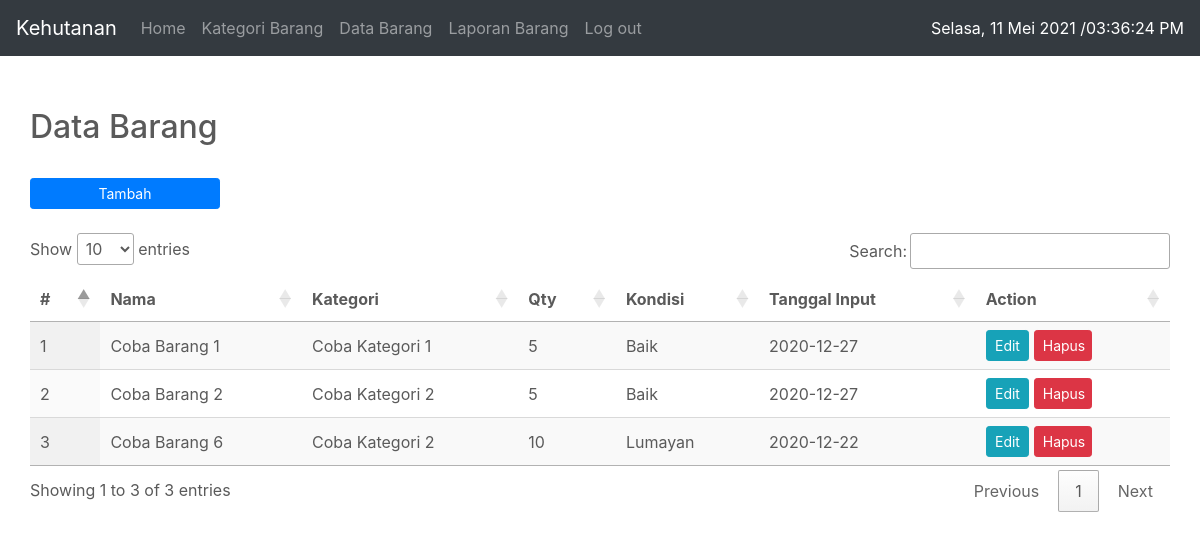
Page /data_barang.php (signed in) on the committed database.
### tables this page shows
CREATE TABLE `data_barang` (
  `id` int(11) NOT NULL,
  `id_kategori` varchar(255) DEFAULT NULL,
  `nama_barang` varchar(255) DEFAULT NULL,
  `qty` int(11) DEFAULT NULL,
  `kondisi` varchar(255) DEFAULT NULL,
  `tanggal_input` date DEFAULT NULL
);

CREATE TABLE `kategori_barang` (
  `id` int(11) NOT NULL,
  `nama` varchar(255) NOT NULL
);

### data_barang.php (the view, shortened to what this page needs)
<?php include("./header.php"); ?>
<div class="container">
    <h2>Data Barang</h2>
    <br />
    <a href="./data_barang_tambah.php" class="btn btn-sm btn-primary btn-block col-md-2" type="button" style="color: white;">Tambah</button></a>
    <br />
    <table id="myTable" class="display" style="width: 100%;">
        <thead>
            <tr>
                <th>#</th>
                <th>Nama</th>
                <th>Kategori</th>
                <th>Qty</th>
                <th>Kondisi</th>
                <th>Tanggal Input</th>
                <th>Action</th>
            </tr>
        </thead>
        <tbody>
            <?php
            $sqll_1 = "SELECT `brg`.`id` AS `id_barang`, `brg`.`id_kategori` AS `id_kategori`, `brg`.`nama_barang` AS `nama_barang`, `ktg`.`nama` AS `nama_kategori`, `brg`.`qty` AS `qty`, `brg`.`kondisi` AS `kondisi`, `brg`.`tanggal_input` AS `tanggal_input`
            FROM `data_barang` AS `brg` INNER JOIN `kategori_barang` AS `ktg` ON `ktg`.`id` = `brg`.`id_kategori`;";
            $resultt_1 = $conn->query($sqll_1);
            $seq_number = 1;
            while ($hasill_1 = $resultt_1->fetch_assoc()) {
            ?>
                <tr>
                    <td><?= $seq_number; ?></td>
                    <td><?= $hasill_1['nama_barang']; ?></td>
                    <td><?= $hasill_1['nama_kategori'] ?></td>
                    <td><?= $hasill_1['qty']; ?></td>
                    <td><?= $hasill_1['kondisi']; ?></td>
                    <td><?= $hasill_1['tanggal_input']; ?></td>
                    <td>
                        <a href="./data_barang_edit.php?id_barang=<?= $hasill_1['id_barang']; ?>"><button class="btn btn-sm btn-info col-md-3" type="button">Edit</button></a>
                        <a href="./core/process.php?action=hapus_barang&id_barang=<?= $hasill_1['id_barang']; ?>" onclick="return confirm('Anda yakin ingin menghapus data barang ini?')"><button class="btn btn-sm btn-danger col-md-4" type="button">Hapus</button></a>
                    </td>
                </tr>
                <?php $seq_number++; ?>
            <?php } ?>
        </tbody>
    </table>
</div>
<?php include("./footer.php"); ?>

### header.php (shortened to what this page needs)
<!doctype html>
<html lang="en">
<head>
    <link href="./css-js/css/bootstrap.min.css" rel="stylesheet">
    <link href="./css-js/css/carousel.css" rel="stylesheet">
    <link rel="stylesheet" type="text/css" href="https://cdn.datatables.net/1.10.22/css/jquery.dataTables.min.css">
</head>
<body>
    <header>
        <nav class="navbar navbar-expand-md navbar-dark fixed-top bg-dark">
            <a class="navbar-brand" href="./index.php">Kehutanan</a>
            <div class="collapse navbar-collapse" id="navbarCollapse">
                <ul class="navbar-nav mr-auto">
                    <li class="nav-item">
                        <a class="nav-link" href="./index.php">Home <span class="sr-only">(current)</span></a>
                    </li>
                    <?php if (!empty($_SESSION['id_user'])) { ?>
                        <li class="nav-item">
                            <a class="nav-link" href="./kategori.php">Kategori Barang</a>
                        </li>
                        <li class="nav-item">
                            <a class="nav-link" href="./data_barang.php">Data Barang</a>
                        </li>
                        <li class="nav-item">
                            <a class="nav-link" href="./laporan_barang.php">Laporan Barang</a>
                        </li>
                        <li class="nav-item">
                            <a class="nav-link" href="./core/process.php?action=logout">Log out</a>
                        </li>
                    <?php } else { ?>
                        <li class="nav-item">
                            <a class="nav-link" href="./login.php">Login</a>
                        </li>
                    <?php } ?>
                </ul>
                <form class="form-inline mt-2 mt-md-0">
                    <span id="date_template" style="color: white;"></span> <span id="clock_template" style="color: white;"></span>
                </form>
            </div>
        </nav>
    </header>
    <main role="main">

### footer.php (shortened to what this page needs)
</main>
</body>
</html>

### css-js/css/carousel.css (style rules this page uses)
body { padding-top: 3rem; padding-bottom: 3rem; color: #5a5a5a; }

### data_barang.php (style rules this page uses)
.container { padding: 60px 0px 0; }

### rows in the picture
data_barang: nama_barang "Coba Barang 1", kategori_barang.nama "Coba Kategori 1", qty "5", kondisi "Baik", tanggal_input "2020-12-27"
data_barang: nama_barang "Coba Barang 2", kategori_barang.nama "Coba Kategori 2", qty "5", kondisi "Baik", tanggal_input "2020-12-27"
data_barang: nama_barang "Coba Barang 6", kategori_barang.nama "Coba Kategori 2", qty "10", kondisi "Lumayan", tanggal_input "2020-12-22"
